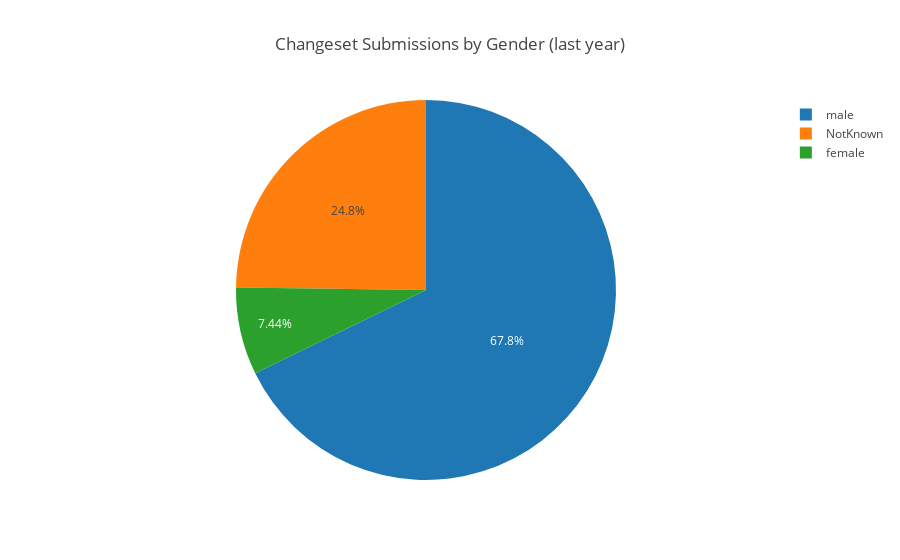

Here is the notebook cell this chart was saved with:
### Code cell
draw_piechart(pie_chart_labels, pie_chart_values, 'Changeset Submissions by Gender (last year)')

### Figure 1 — Plotly figure (JSON) as saved in the notebook; plotly's stock layout.template omitted (floating-point values rounded to 4 significant figures)
{"data": [{"labels": ["male", "NotKnown", "female"], "type": "pie", "values": [50454, 18448, 5537]}], "layout": {"title": "Changeset Submissions by Gender (last year)"}}
